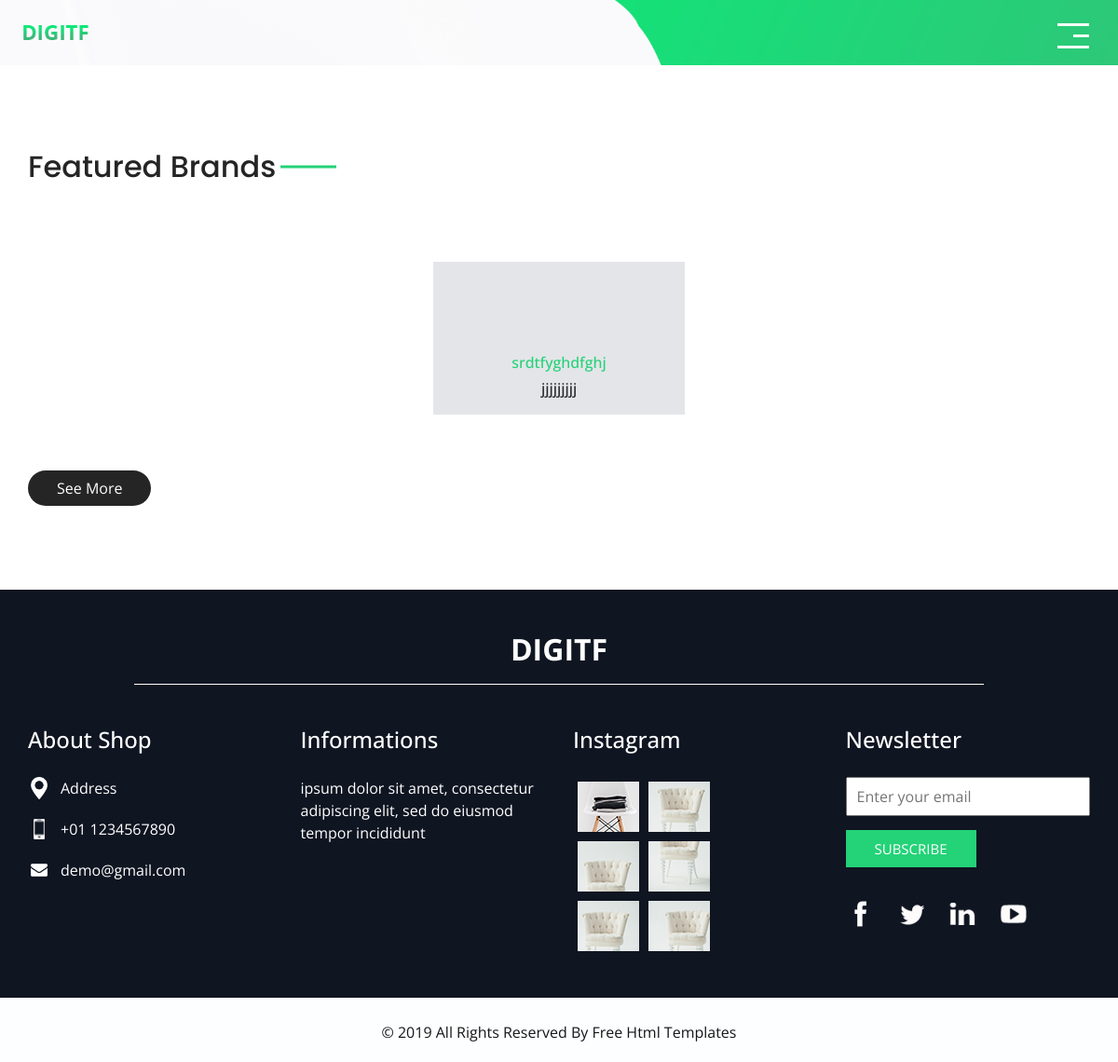
The app's page /shop/, older data.
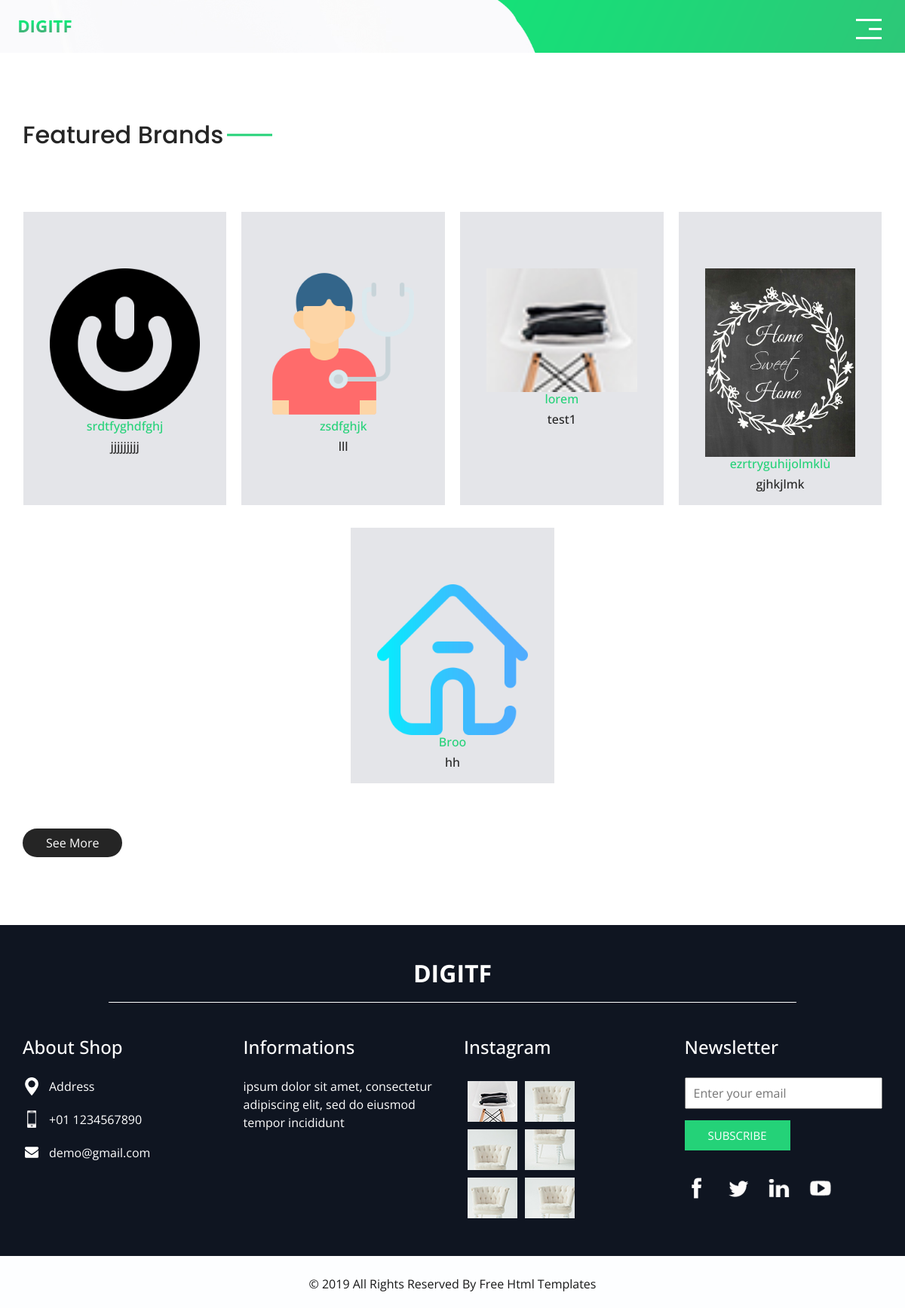
The same page, newer data.
### monapp/models.py (models this page shows, shortened)
class Annonce(models.Model):
    title = models.CharField(max_length=200)
    content = models.TextField()
    published_date = models.DateTimeField(auto_now_add=True)
    last_modified = models.DateTimeField(auto_now=True)
    is_active = models.BooleanField(default=True)
    annonceur = models.ForeignKey(User, on_delete=models.CASCADE)
    image = models.ImageField(upload_to='articles/', null=True, blank=True)

### monapp/views.py (the view)
# urls.py: path('shop/', views.shop, name='shop'),
def shop(request):
    annonces = Annonce.objects.all()
    today_plus_one_week = datetime.now().date()
    print(today_plus_one_week)
    datas={
        'annonces' : annonces,
        'today_plus_one_week': today_plus_one_week,
    }
    return render(request, 'shop.html', datas)

### monapp/templates/shop.html (shortened to what this page needs)
{% load static %}
<!DOCTYPE html>
<html>
<head>
  <link rel="stylesheet" type="text/css"
    href="https://cdnjs.cloudflare.com/ajax/libs/OwlCarousel2/2.1.3/assets/owl.carousel.min.css" />
  <link rel="stylesheet" type="text/css" href="{% static 'css/bootstrap.css' %}" />
  <link href="{% static 'css/style.css' %}" rel="stylesheet" />
  <link href="{% static 'css/responsive.css' %}" rel="stylesheet" />
</head>
<body class="sub_page">
  <div class="hero_area">
    <header class="header_section">
      <div class="container-fluid">
        <nav class="navbar navbar-expand-lg custom_nav-container">
          <a class="navbar-brand" href="index.html">
            <img src="{% static 'images/logo.png' %}" alt="" />
          </a>
          <div>
            <div class="custom_menu-btn ">
              <button>
                <span class=" s-1">
                </span>
                <span class="s-2">
                </span>
                <span class="s-3">
                </span>
              </button>
            </div>
          </div>
        </nav>
      </div>
    </header>
  </div>
  <section class="brand_section layout_padding">
    <div class="container">
      <div class="heading_container">
        <h2>
          Featured Brands
        </h2>
      </div>
      <div class="brand_container layout_padding2">
        {% for annonce in annonces %}
        <div class="box">
          <a href="">
            <div class="img-box">
              <img src="{{ MEDIA_URL }}{{ annonce.image.url }}" alt="">
            </div>
            <div class="detail-box">
              <h6 class="price">
                {{annonce.content}}
              </h6>
              <h6>
                {{annonce.title}}
              </h6>
            </div>
          </a>
        </div>
        {%endfor%}
      </div>
      <a href="" class="brand-btn">
        See More
      </a>
    </div>
  </section>
  <section class="info_section layout_padding2">
    <div class="container">
      <div class="info_logo">
        <h2>
          Digitf
        </h2>
      </div>
      <div class="row">
        <div class="col-md-3">
          <div class="info_contact">
            <h5>
              About Shop
            </h5>
            <div>
              <div class="img-box">
                <img src="images/location-white.png" width="18px" alt="">
              </div>
              <p>
                Address
              </p>
            </div>
            <div>
              <div class="img-box">
                <img src="images/telephone-white.png" width="12px" alt="">
              </div>
              <p>
                +01 1234567890
              </p>
            </div>
            <div>
              <div class="img-box">
                <img src="images/envelope-white.png" width="18px" alt="">
              </div>
              <p>
                demo@gmail.com
              </p>
            </div>
          </div>
        </div>
        <div class="col-md-3">
          <div class="info_info">
            <h5>
              Informations
            </h5>
            <p>
              ipsum dolor sit amet, consectetur adipiscing elit, sed do eiusmod tempor incididunt
            </p>
          </div>
        </div>
        <div class="col-md-3">
          <div class="info_insta">
            <h5>
              Instagram
            </h5>
            <div class="insta_container">
              <div>
                <a href="">
                  <div class="insta-box b-1">
                    <img src="images/i-1.jpg" alt="">
                  </div>
                </a>
                <a href="">
                  <div class="insta-box b-2">
                    <img src="images/i-2.jpg" alt="">
                  </div>
                </a>
              </div>
              <div>
                <a href="">
                  <div class="insta-box b-3">
                    <img src="images/i-3.jpg" alt="">
                  </div>
                </a>
                <a href="">
                  <div class="insta-box b-4">
                    <img src="images/i-4.jpg" alt="">
                  </div>
                </a>
              </div>
              <div>
                <a href="">
                  <div class="insta-box b-3">
                    <img src="images/i-5.jpg" alt="">
                  </div>
                </a>
                <a href="">
                  <div class="insta-box b-4">
                    <img src="images/i-6.jpg" alt="">
                  </div>
                </a>
              </div>
            </div>
          </div>
        </div>
        <div class="col-md-3">
          <div class="info_form ">
            <h5>
              Newsletter
            </h5>
            <form action="">
              <input type="email" placeholder="Enter your email">
              <button>
                Subscribe
              </button>
            </form>
            <div class="social_box">
              <a href="">
                <img src="images/fb.png" alt="">
              </a>
              <a href="">
                <img src="images/twitter.png" alt="">
              </a>
              <a href="">
                <img src="images/linkedin.png" alt="">
              </a>
              <a href="">
                <img src="images/youtube.png" alt="">
              </a>
            </div>
          </div>
        </div>
      </div>
    </div>
  </section>
  <section class="container-fluid footer_section ">
    <div class="container">
      <p>
        &copy; 2019 All Rights Reserved By
        <a href="https://html.design/">Free Html Templates</a>
      </p>
    </div>
  </section>
</body>
</body>
</html>

### monapp/static/css/responsive.css (style rules this page uses)
@media (min-width: 1200px) { .container { max-width: 1170px; } }

Row changes from the older to the newer data that the page shows:
changed Annonce "srdtfyghdfghj": image: picture added
added Annonce: image (picture), content "zsdfghjk", title "lll"
added Annonce: image (picture), content "lorem", title "test1"
added Annonce: image (picture), content "ezrtryguhijolmklù", title "gjhkjlmk"
added Annonce: image (picture), content "Broo", title "hh"
